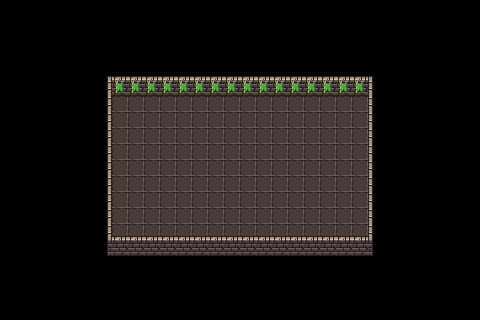

This is a level from a 2D game, rendered from its Tiled map with the project's own tilesets. A one-line summary and the complete map file follow:
An orthogonal 30x20 tile map with 16x16 px tiles, 2 tile layers (Floor, Walls).

<map version="1.10" tiledversion="1.10.2" orientation="orthogonal" renderorder="right-down" width="30" height="20" tilewidth="16" tileheight="16" infinite="0" nextlayerid="4" nextobjectid="1">
 <tileset firstgid="1" source="../Tilesets/0x72 Tileset.tsx" />
 <layer id="2" name="Floor" width="30" height="20">
  <data encoding="csv">
0,0,0,0,0,0,0,0,0,0,0,0,0,0,0,0,0,0,0,0,0,0,0,0,0,0,0,0,0,0,
0,0,0,0,0,0,0,0,0,0,0,0,0,0,0,0,0,0,0,0,0,0,0,0,0,0,0,0,0,0,
0,0,0,0,0,0,0,0,0,0,0,0,0,0,0,0,0,0,0,0,0,0,0,0,0,0,0,0,0,0,
0,0,0,0,0,0,0,0,0,0,0,0,0,0,0,0,0,0,0,0,0,0,0,0,0,0,0,0,0,0,
0,0,0,0,0,0,0,0,0,0,0,0,0,0,0,0,0,0,0,0,0,0,0,0,0,0,0,0,0,0,
0,0,0,0,0,0,0,227,227,227,227,227,227,227,227,227,227,227,227,227,227,227,227,227,227,0,0,0,0,0,
0,0,0,0,0,0,0,130,130,130,130,130,130,130,130,130,130,130,130,130,130,130,130,0,0,0,0,0,0,0,
0,0,0,0,0,0,0,130,130,130,130,130,130,130,130,130,130,130,130,130,130,130,130,0,0,0,0,0,0,0,
0,0,0,0,0,0,0,130,130,130,130,130,130,130,130,130,130,130,130,130,130,130,130,0,0,0,0,0,0,0,
0,0,0,0,0,0,0,130,130,130,130,130,130,130,130,130,130,130,130,130,130,130,130,0,0,0,0,0,0,0,
0,0,0,0,0,0,0,130,130,130,130,130,130,130,130,130,130,130,130,130,130,130,130,0,0,0,0,0,0,0,
0,0,0,0,0,0,0,130,130,130,130,130,130,130,130,130,130,130,130,130,130,130,130,0,0,0,0,0,0,0,
0,0,0,0,0,0,0,130,130,130,130,130,130,130,130,130,130,130,130,130,130,130,130,0,0,0,0,0,0,0,
0,0,0,0,0,0,0,130,130,130,130,130,130,130,130,130,130,130,130,130,130,130,130,0,0,0,0,0,0,0,
0,0,0,0,0,0,0,130,130,130,130,130,130,130,130,130,130,130,130,130,130,130,130,0,0,0,0,0,0,0,
0,0,0,0,0,0,0,0,0,0,0,0,0,0,0,0,0,0,0,0,0,0,0,0,0,0,0,0,0,0,
0,0,0,0,0,0,0,0,0,0,0,0,0,0,0,0,0,0,0,0,0,0,0,0,0,0,0,0,0,0,
0,0,0,0,0,0,0,0,0,0,0,0,0,0,0,0,0,0,0,0,0,0,0,0,0,0,0,0,0,0,
0,0,0,0,0,0,0,0,0,0,0,0,0,0,0,0,0,0,0,0,0,0,0,0,0,0,0,0,0,0,
0,0,0,0,0,0,0,0,0,0,0,0,0,0,0,0,0,0,0,0,0,0,0,0,0,0,0,0,0,0
</data>
 </layer>
 <layer id="3" name="Walls" width="30" height="20">
  <data encoding="csv">
0,0,0,0,0,0,0,0,0,0,0,0,0,0,0,0,0,0,0,0,0,0,0,0,0,0,0,0,0,0,
0,0,0,0,0,0,0,0,0,0,0,0,0,0,0,0,0,0,0,0,0,0,0,0,0,0,0,0,0,0,
0,0,0,0,0,0,0,0,0,0,0,0,0,0,0,0,0,0,0,0,0,0,0,0,0,0,0,0,0,0,
0,0,0,0,0,0,0,0,0,0,0,0,0,0,0,0,0,0,0,0,0,0,0,0,0,0,0,0,0,0,
0,0,0,0,0,0,257,3,3,3,3,3,3,3,3,3,3,3,3,3,3,3,3,258,0,0,0,0,0,0,
0,0,0,0,0,0,289,98,98,98,98,98,98,98,98,98,98,98,98,98,98,98,98,290,0,0,0,0,0,0,
0,0,0,0,0,0,289,0,0,0,0,0,0,0,0,0,0,0,0,0,0,0,0,290,0,0,0,0,0,0,
0,0,0,0,0,0,289,0,0,0,0,0,0,0,0,0,0,0,0,0,0,0,0,290,0,0,0,0,0,0,
0,0,0,0,0,0,289,0,0,0,0,0,0,0,0,0,0,0,0,0,0,0,0,290,0,0,0,0,0,0,
0,0,0,0,0,0,289,0,0,0,0,0,0,0,0,0,0,0,0,0,0,0,0,290,0,0,0,0,0,0,
0,0,0,0,0,0,289,0,0,0,0,0,0,0,0,0,0,0,0,0,0,0,0,290,0,0,0,0,0,0,
0,0,0,0,0,0,289,0,0,0,0,0,0,0,0,0,0,0,0,0,0,0,0,290,0,0,0,0,0,0,
0,0,0,0,0,0,289,0,0,0,0,0,0,0,0,0,0,0,0,0,0,0,0,290,0,0,0,0,0,0,
0,0,0,0,0,0,289,0,0,0,0,0,0,0,0,0,0,0,0,0,0,0,0,290,0,0,0,0,0,0,
0,0,0,0,0,0,289,3,3,3,3,3,3,3,3,3,3,3,3,3,3,3,3,290,0,0,0,0,0,0,
0,0,0,0,0,0,321,35,35,35,35,35,35,35,35,35,35,35,35,35,35,35,35,322,0,0,0,0,0,0,
0,0,0,0,0,0,0,0,0,0,0,0,0,0,0,0,0,0,0,0,0,0,0,0,0,0,0,0,0,0,
0,0,0,0,0,0,0,0,0,0,0,0,0,0,0,0,0,0,0,0,0,0,0,0,0,0,0,0,0,0,
0,0,0,0,0,0,0,0,0,0,0,0,0,0,0,0,0,0,0,0,0,0,0,0,0,0,0,0,0,0,
0,0,0,0,0,0,0,0,0,0,0,0,0,0,0,0,0,0,0,0,0,0,0,0,0,0,0,0,0,0
</data>
 </layer>
</map>
